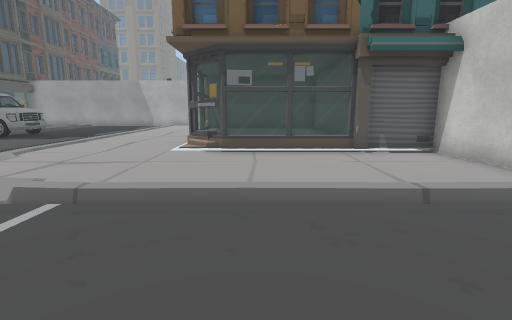
view 1 (above)

24 first-person views from a walk through a Unity game level. The camera is 1.2 m above the floor, tilts 10° down and sees 85° across. The floor is counted in squares, 1 m on a side. Each view is taken from the middle of a square. On the plan, view 1 faces up. The plan holds only what a view shows up to about 13 squares ahead; the rest is blank. The place goes on beyond the plan. The player is left out. Some surface patterns are stand-ins.

view 2
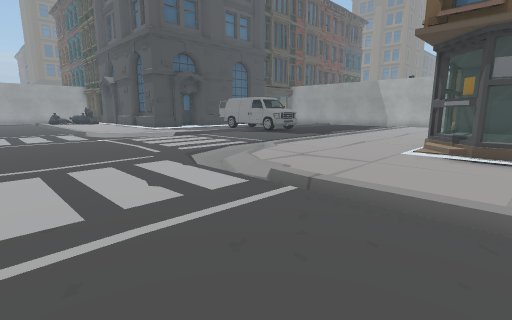

view 3
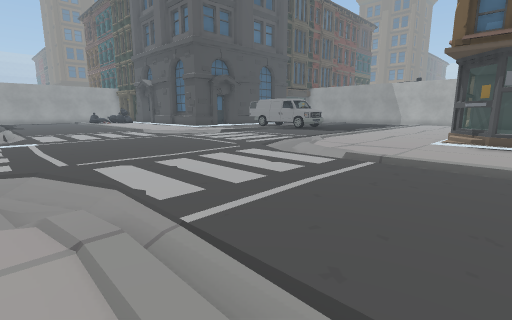

view 4
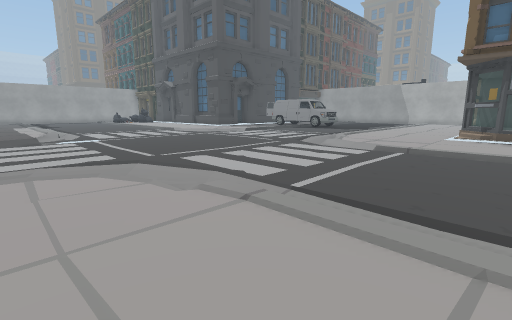

view 5
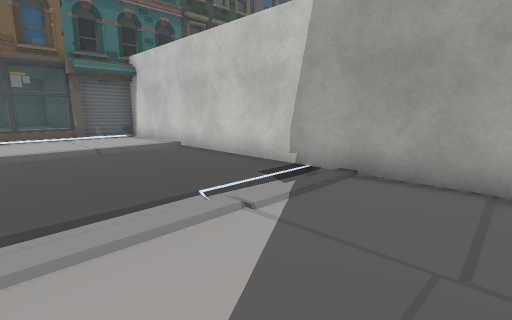

view 6
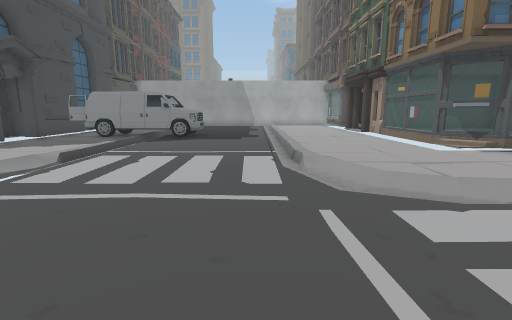

view 7
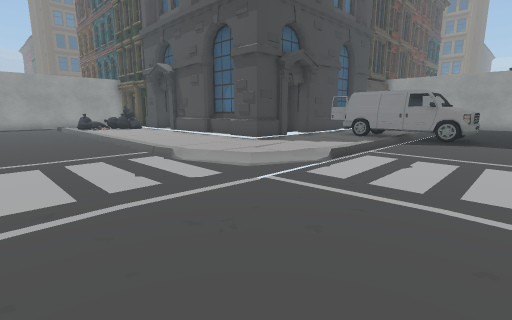

view 8
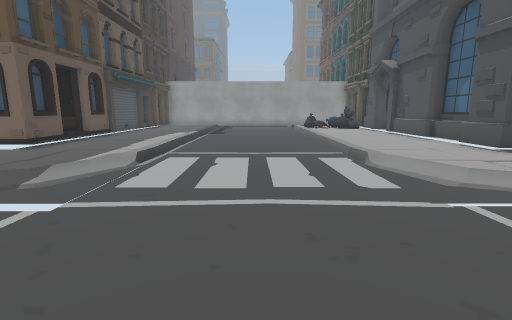

view 9
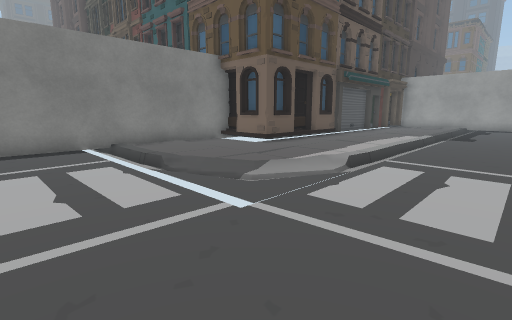

view 10
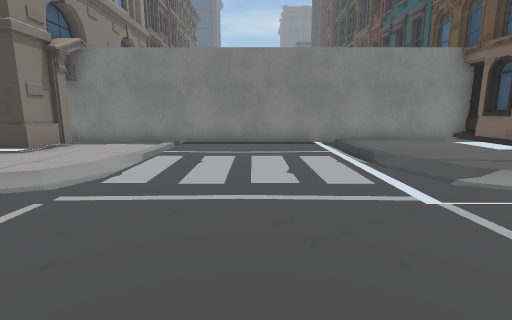

view 11
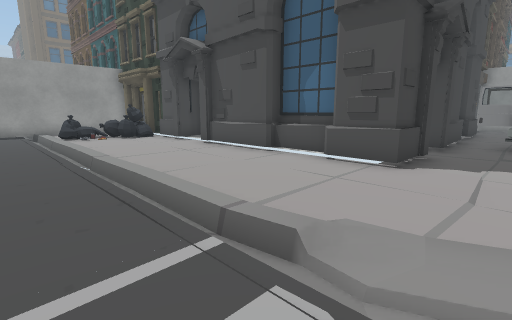

view 12
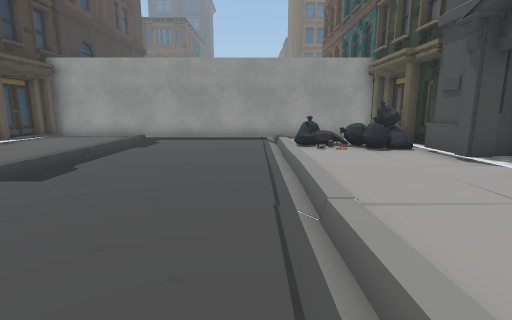

view 13
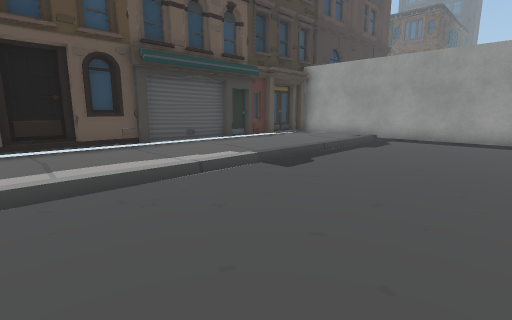

view 14
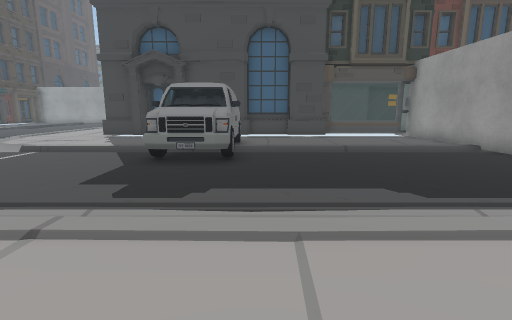

view 15
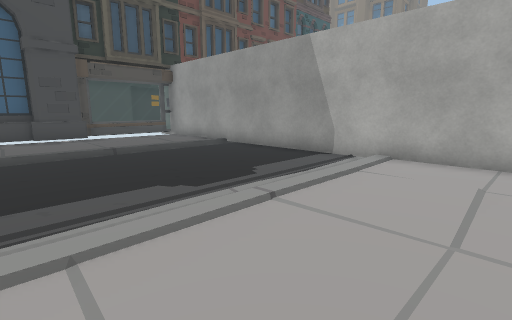

view 16
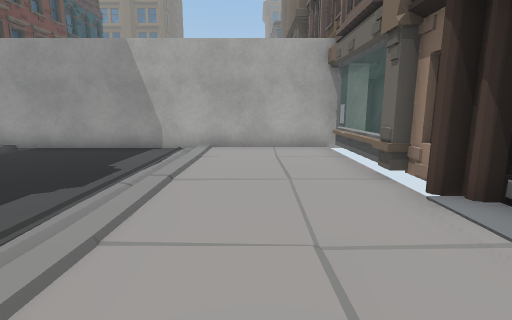

view 17
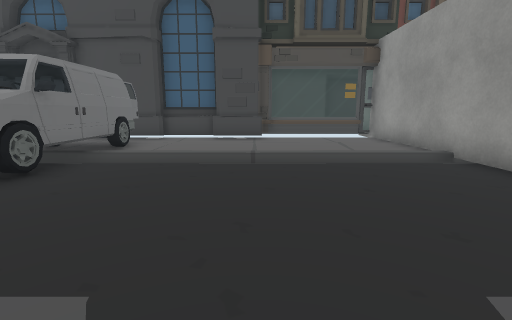

view 18
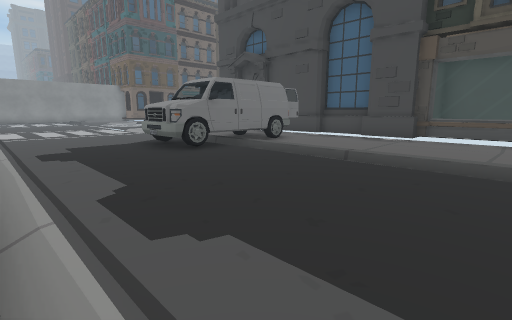

view 19
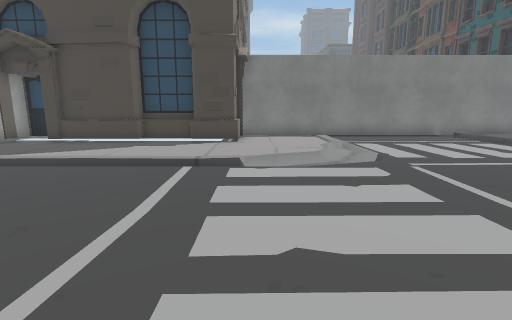

view 20
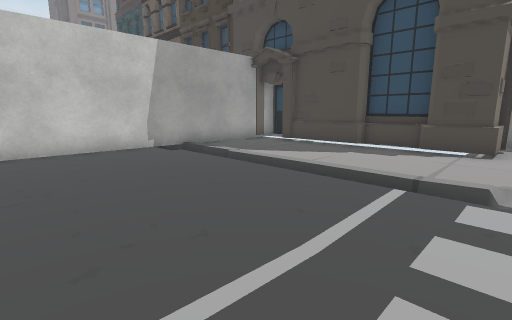

view 21
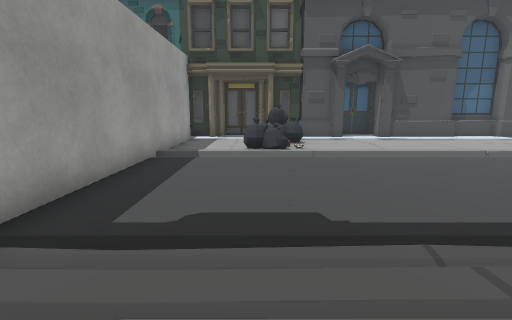

view 22
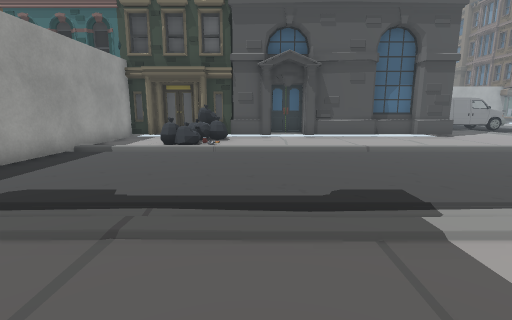

view 23
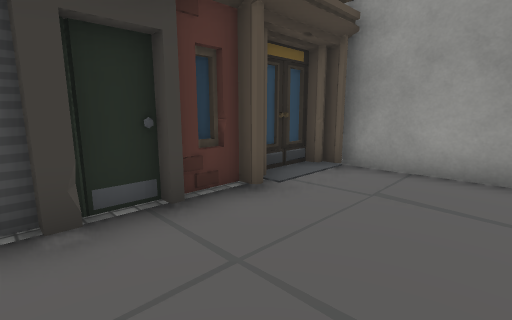

view 24
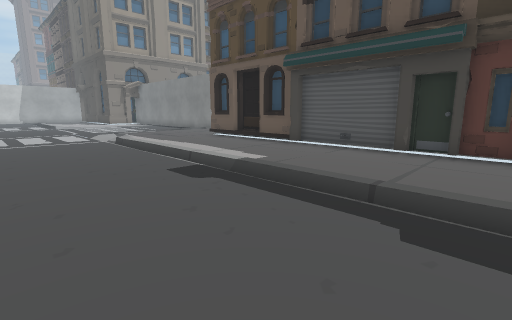

### Floor plan
Key: @ floor where view 1 was taken; # wall or solid block; . main floor; : floor 0.25 m higher than the main floor; - floor 0.25 m lower than the main floor; + floor 0.5 m higher than the main floor; / step, stairs or slope; = window, fence, low wall or low ledge; ^ raised ledge; A van; O other object.
Columns run from 32 left of view 1 to 6 right of it. Each row starts with its distance up from view 1.
 22              ###################
 21              #:=    ...../   ==
 20              #:=    ...../   ==
 19              #:=    ...../   ==
 18              ##O    ...../   O#
 17               ##    ...../   OO
 16               ##    ...../    #
 15               ##    /..../  .
 14                OAAAAAA.../
 13                #AAAAAA.../ .  ######
 12               ## AAAAA.../    =++++#
 11               ##    ...../    #++++#
 10               ##    .....     =++++#
  9 #######    #^^#O    .....     ==   #
  8 OOOOO#######==O#.../...../..../#=#=OO#O
  7 #  OOO         ..../...../....       #
  6 #   O          ...//.....//...       #
  5 #  OO          ..///.....///..       #
  4 #         //   ////.......//./       #
  3 #....................................#
  2 #....................................#
  1 #....................................#
  0 #...............................@....#
 -1 #....................................#
 -2 #              /-/.........///       #
 -3 #     .        ..//......///..  .    #
 -4 #  .           ...///....//...       #
 -5 #     .        ....-...../....  .    #
 -6 #OOOOOOOO###/##....-...../...##==#####
 -7 #####      ## #     ...../   O#^##
 -8               #     /..../   ##
 -9               ################

Positions as (right, up) in squares from view 1, and headings:
1: (0, 0), facing up
2: (0, 0), facing up-left
3: (0, -3), facing up-left
4: (0, -5), facing up-left
5: (0, -5), facing up-right
6: (-8, 0), facing up
7: (-9, 0), facing up-left
8: (-9, 1), facing left
9: (-10, 1), facing down-left
10: (-10, 2), facing down
11: (-15, 2), facing up-left
12: (-19, 3), facing left
13: (-19, 3), facing down-left
14: (-4, 15), facing left
15: (-4, 15), facing up-left
16: (-5, 13), facing up
17: (-7, 18), facing left
18: (-7, 21), facing down-left
19: (-4, 4), facing down
20: (-4, 3), facing down-right
21: (-29, -4), facing up
22: (-26, -5), facing up
23: (-26, -3), facing down-left
24: (-29, 2), facing down-right
